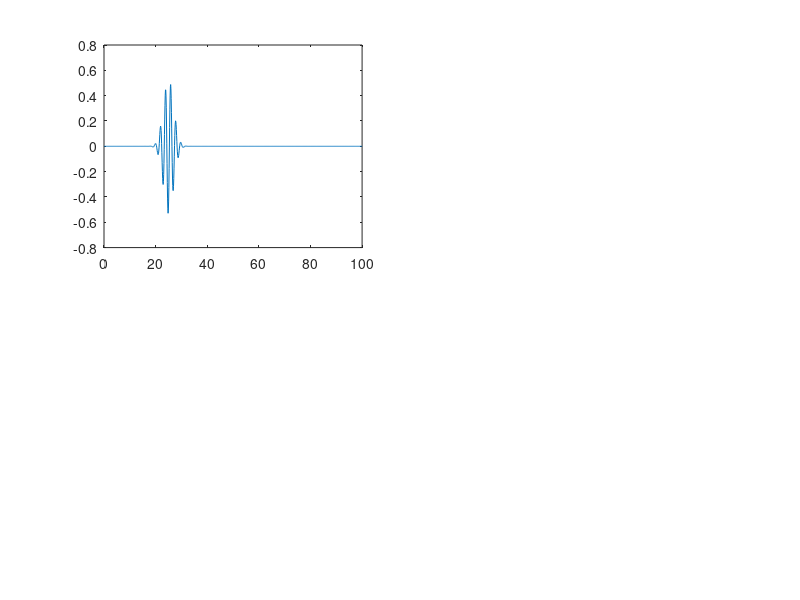

This figure's MATLAB source: (Note: this script raises an error after producing the figure.)
% ======================================================================================================================================
%%%%%%%%%% Preamble %%%%%%%%%%
% ======================================================================================================================================

% Part Ic - Free Particle Gaussian Wave Packet Incident on a Potential Step Simulation
% Wave packet propagation is performed using the Crank-Nicolson method.

% Author: Max L Butterworth
% MSc in Theoretical and Computational Chemistry Project
% University of Oxford

% ======================================================================================================================================
%%%%%%%%%% Define constants and variables %%%%%%%%%%
% ======================================================================================================================================

% Natural units adopted throughout
L = 100; % Length of the 1D box
m = 1; % Mass of electron
h = 1; % Planck's constant
hbar = 1; % Definition of h bar
N_steps = 1000; % Number of discretisation points for the x-axis

wp_energy = 5; % Set the wave packet energy
barrier_height = 20; % Set the magnitude of the potential step height

k = sqrt((wp_energy * 2 * m)/(hbar^2)); % Calculate the wavenumber from wp_energy; k = 0 gives a stationary Gaussian wave packet

% ======================================================================================================================================
%%%%%%%%%% Discretise the spatial domain, x, and time domain, t %%%%%%%%%%
% ======================================================================================================================================

x = linspace(0, L, N_steps); % Define the domain of the infinite potential well
dx = x(2) - x(1); % Calculate the spatial step size

dt = 1e-1; % Define the time step size
N_t = 1000; % Define the number of time steps to simulate

% ======================================================================================================================================
%%%%%%%%%% Construct the Hamiltonian using the finite difference method %%%%%%%%%%
% ======================================================================================================================================

% Construct the Hamiltonian inside the infinite potential well
laplacian = (1/dx^2) * spdiags([1, -2, 1], -1:1, N_steps, N_steps); % Define the Laplacian operator

V_vector = [zeros(N_steps/2, 1); repmat(barrier_height, (N_steps/2), 1)]; % Define the potential energy accross the x-domain; potential step at halfway accross domain
V_matrix = diag(V_vector); % Define a diagonal potential matrix

H = (-((hbar^2)/(2*m)) * laplacian) + V_matrix; % Define the Hamiltonian operator

% ======================================================================================================================================
%%%%%%%%%% Generate an initial wave packet composed of one plane wave modulated by a Gaussian %%%%%%%%%%
% ======================================================================================================================================

x0 = L/4; % Start evolving the wave packet from the centre of the box at t = 0
sigma = L/50; % Set the initial width of the wave packet
psi0 = exp(-(x - x0).^2/(2 * sigma^2)) .* exp(1i * k * x); % Define the initial Gaussian wave packet
psi0_norm = psi0/sqrt(trapz(x, abs(psi0).^2)); % Normalise the initial Gaussian wave packet

% ======================================================================================================================================
%%%%%%%%%% Implement the Crank-Nicolson method to evolve the wavefunction and calculate probability current %%%%%%%%%%
% ======================================================================================================================================

J = zeros(N_steps, N_t); % Initialise an array to store probability currents
first_deriv = spdiags([-1, 1], 0:1, N_steps, N_steps)/dx;

psi = psi0_norm(1:N_steps).'; % Set the initial value of the wavefunction
psi_t = zeros(N_steps, N_t); % Initialise an array to store the wavefunction as it evolves in time
psi_t(:, 1) = psi; % Store the initial wavefunction in the time evolution array

% Pre-compute matrices required for the Crank-Nicolson method
A = eye(N_steps) + (((1i * dt)/(2 * hbar)) * H);
B = eye(N_steps) - (((1i * dt)/(2 * hbar)) * H);

for t = 2:N_t % Loop over all time steps
    psi = A \ (B * psi); % Evolve the wavefunction over time
    psi = psi/sqrt(trapz(x, abs(psi).^2)); % Normalise the time-evolved wavefunction
    psi_t(:, t) = psi; % Store the time-evolved wavefunction in the time evolution array
    J(:, t) = -((1i * hbar)/(2 * m)) * ((conj(psi) .* (first_deriv * psi)) - ((first_deriv * conj(psi)) .* psi)); % Calculate probability current at each point along x
end

% ======================================================================================================================================
%%%%%%%%%% Plot the time evolution of the wave packet probability density %%%%%%%%%%
% ======================================================================================================================================

figure; % Generate a figure

subplot(2, 2, 1) % Top left subfigure
real_wavefunction = plot(x, real(psi_t(:, 1))); % Plot the real wavefunction
xline(x(N_steps/2), color='red', LineWidth=2) % Add a line to show the potential step location

%rectangle('Position', [x((N_steps-barrier_width)/2)])

xlabel('$x$', 'Interpreter','latex'); % Label the x-axis
ylabel('$\mathrm{Re}(\psi(x, t))$', 'Interpreter','latex'); % Label the y-axis
xlim([min(x) max(x)]) % Set the x-limits for convenience
ylim([min(real(psi_t(:))) max(real(psi_t(:)))]); % Set the y-limits foe convenience
title('Real Component of the Wavefunction') % Add a title
grid on; % Add a grid to the plot

subplot(2, 2, 2) % Top right subfigure
imag_wavefunction = plot(x, imag(psi_t(:, 1))); % Plot the imaginary wavefunction
xline(x(N_steps/2), color='red', LineWidth=2) % Add a line to show the potential step location
xlabel('$x$', 'Interpreter','latex'); % Label the x-axis
ylabel('$\mathrm{Im}(\psi(x, t))$', 'Interpreter','latex'); % Label the y-axis
xlim([min(x) max(x)]) % Set the x-limits for convenience
ylim([min(imag(psi_t(:))) max(imag(psi_t(:)))]); % Set the y-limits for convenience
title('Imaginary Component of the Wavefunction') % Add a title
grid on; % Add a grid to the plot

subplot(2, 2, 3) % Bottom left subfigure
prob_density = plot(x, abs(psi_t(:, 1)).^2); % Plot the initial probability density
xline(x(N_steps/2), color='red', LineWidth=2) % Add a line to show the potential step location
xlabel('$x$', 'Interpreter','latex'); % Label the x-axis
ylabel('$|\psi(x, t)|^2$', 'Interpreter','latex'); % Label the y-axis
xlim([min(x) max(x)]) % Set the x-limits for convenience
ylim('auto'); % Set the y-limits foe convenience
title('Probability Density') % Add a title
grid on; % Add a grid to the plot

subplot(2, 2, 4) % Bottom right subfigure
flux_plot = plot(x, J(:, 1)); % Plot the initial probability current
xline(x(N_steps/2), color='red', LineWidth=2) % Add a line to show the potential step location
xlabel('$x$', 'Interpreter', 'latex'); % Label the x-axis
ylabel('$J(x, t)$', 'Interpreter', 'latex'); % Label the y-axis
ylim('auto'); % Set the y-limits for convenience
title('Probability Current') % Add a title
grid on; % Add a grid to the plot

% Animate the figures

for n = 1:N_t % Loop over all timesteps
    set(real_wavefunction, 'YData', real(psi_t(:, n))) % Update the real part of the wavefunction
    set(imag_wavefunction, 'YData', imag(psi_t(:, n))) % Update the imaginary part of the wavefunction
    set(prob_density, 'YData', abs(psi_t(:, n)).^2); % Update the probability density
    set(flux_plot, 'YData', J(:, n)); % Update the probability density
    pause(0.1); % Pause to create an animation effect
    drawnow; % Update the relevant figures
end